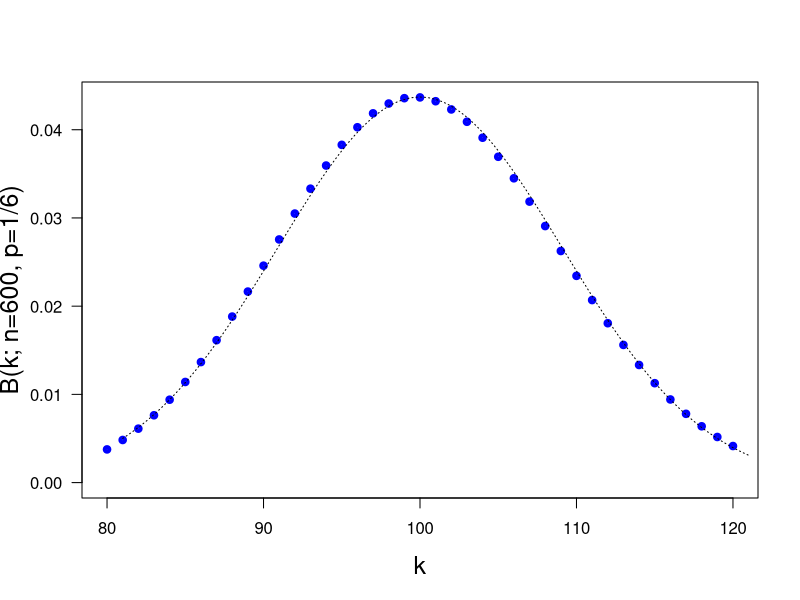

Here is the R script that generated this plot:
print('file: ProbBernoulliDie600nDnormal.R')
print(date())
p=1/6; n=600; karr=seq(0,n); parr=numeric(n+1) 
parr = dbinom(karr,n,p)
# normal/Gaussian envelope
muB = n*p
sdB = sqrt(n*p*(1-p)); print(c(round(sdB,2),'sdB'))
varB = n*p*(1-p); print(c(round(varB,2),'varB'))
k1 = 81; k2 = 121
x = seq(k1,k2,0.1)
y = dnorm(x,muB,sdB)
# png('BernoulliDie600nDnormal200517.png',width=16,height=16,units='cm',res=300)
plot(karr[k1:k2],parr[k1:k2],type='p',lwd=4,col='blue',xlab='k',
       ylab='B(k; n=600, p=1/6)',las=1,cex=0.6,ylim=c(0,max(parr)),cex.lab=1.5)
lines(x,y,col='black',lty=3)
# dev.off()
# -----------------------------------------------------------------------------
# Results:
# "file: ProbBernoulliDie600nDnormal.R"
# "Sun Dec 18 14:16:53 2022"
#  "9.13" "sdB" 
# "83.33" "varB"
# -----------------------------------------------------------------------------
